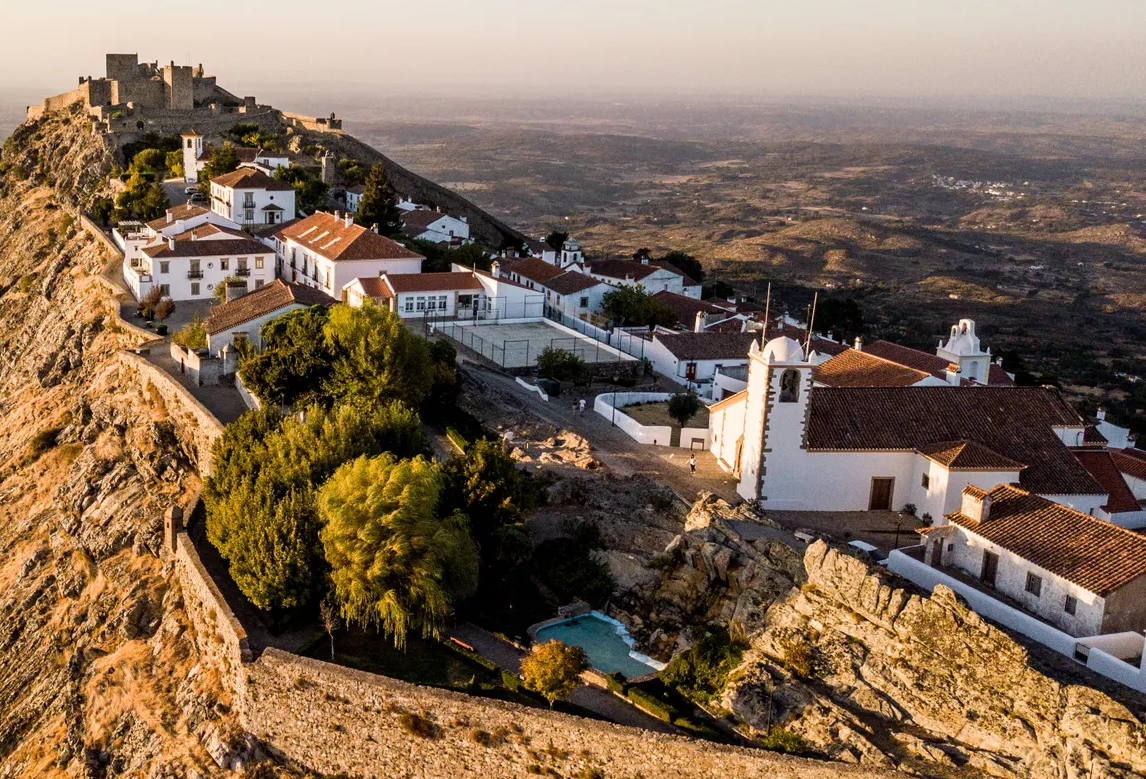
#> input picture Parte06/images/marvao/2.png, 1146 x 779 px, found by its file name
$ python main.py
#> lines starting #> are read from the running program, lines starting #| are printed output that depends on the picture; after the words box and inside, x2 and y2 are one past the last pixel; in counts of white or black regions, pixels touching at a corner belong together
#!/usr/bin/env python3
# shebang line for linux / mac

from copy import deepcopy
import glob
from random import randint
import cv2  # import the opencv library
# from matplotlib import pyplot as plt
import numpy as np
import argparse

# import matplotlib
# matplotlib.use('Agg')


def main():

    # ------------------------------------
    # Setu pargparse
    # ------------------------------------
    parser = argparse.ArgumentParser(
        prog='Traffic car couter',
        description='Counts cars',
        epilog='This is finished')

    # [5 lines of commented-out code are left out]

    parser.add_argument('-qi', '--query_image', type=str, default='images/machu_pichu/2.png')
    parser.add_argument('-ti', '--target_image', type=str, default='images/machu_pichu/1.png')

    args = vars(parser.parse_args())
    print(args)

    # ----------------------------------
    # Load the query and target images
    # ----------------------------------
    q_image = cv2.imread(args['query_image'])
#> q_image is the input picture: shape (779, 1146, 3); mean B, G, R 83, 104.3, 126.1
    q_gray_image = cv2.cvtColor(q_image, cv2.COLOR_BGR2GRAY)  # type: ignore

    t_image = cv2.imread(args['target_image'])
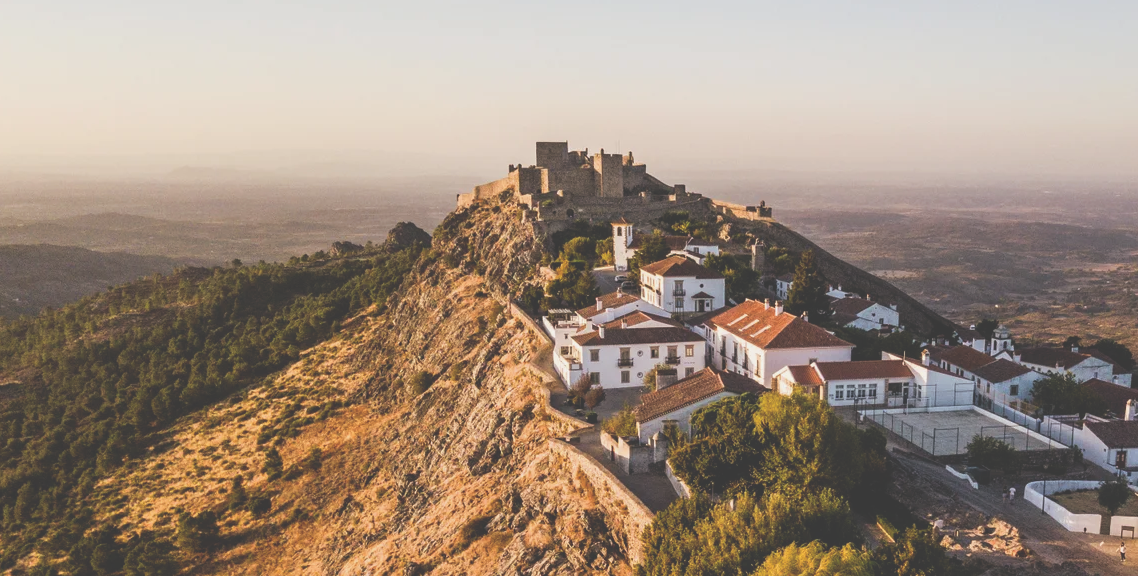
#> input picture Parte06/images/marvao/1.png, 1138 x 576 px, found by its file name
#> t_image is the input picture: shape (576, 1138, 3); mean B, G, R 124.3, 138.9, 156
    t_gray_image = cv2.cvtColor(t_image, cv2.COLOR_BGR2GRAY)  # type: ignore
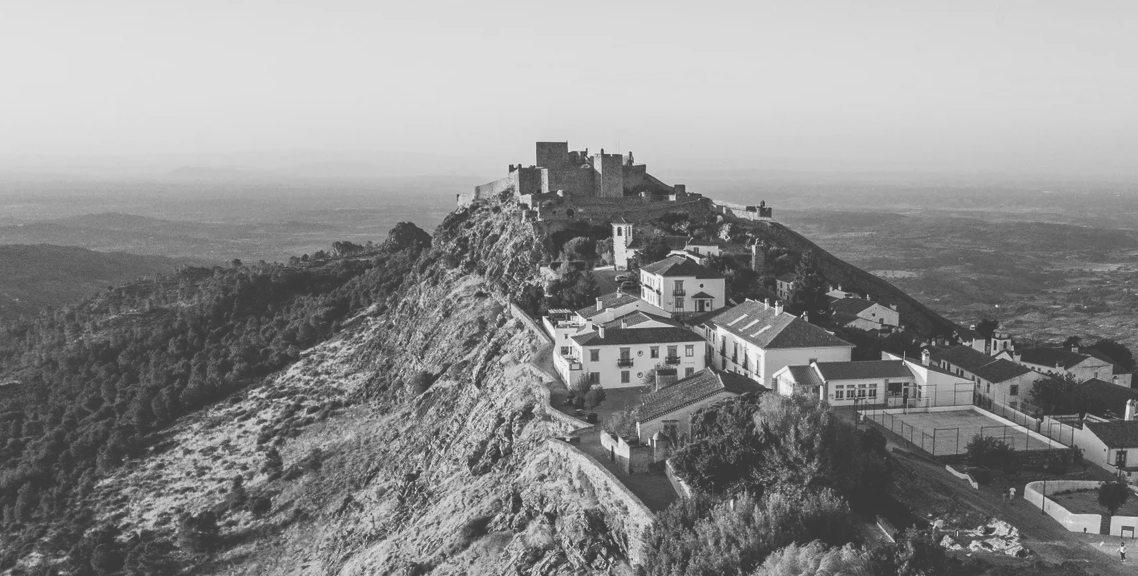
#> t_gray_image: shape (576, 1138); min 57, max 242, mean 142.3

    # ----------------------------------
    # Compute sift keypoints and descriptors
    # ----------------------------------
    sift = cv2.SIFT_create(nfeatures=500)  # create an object for the sift
    q_key_points, q_descriptors = sift.detectAndCompute(q_gray_image, None)
#> q_key_points = 500 keypoints; strongest (x, y, size): (271, 198, 2.3), (857, 339, 2.6), (317, 211, 2), (655, 441, 1.9)
    t_key_points, t_descriptors = sift.detectAndCompute(t_gray_image, None)
#> t_key_points = 500 keypoints; strongest (x, y, size): (747, 299, 1.8), (776, 303, 1.8), (672, 198, 4.4), (602, 150, 2.1)

    # Drawing the keypoints on the query image
    # q_image_gui = deepcopy(q_image)
    # for key_point in q_key_points:  # iterate all keypoints
    #     x = int(key_point.pt[0])
    #     y = int(key_point.pt[1])

    #     color = (randint(0, 255), randint(0, 255), randint(0, 255))
    #     radius = 30
    #     cv2.circle(q_image_gui, (x, y), radius, color, 3)  # type: ignore

    # # Drawing the keypoints on the target image
    # t_image_gui = deepcopy(t_image)
    # for key_point in t_key_points:  # iterate all keypoints
    #     x = int(key_point.pt[0])
    #     y = int(key_point.pt[1])

    #     color = (randint(0, 255), randint(0, 255), randint(0, 255))
    #     radius = 30
    #     cv2.circle(t_image_gui, (x, y), radius, color, 3)  # type: ignore

    # ----------------------------------
    # Feature matching (with David Lowe strategy)
    # ----------------------------------
    index_params = dict(algorithm=1, trees=15)
    search_params = dict(checks=50)
    flann_matcher = cv2.FlannBasedMatcher(index_params, search_params)
    best_matches = flann_matcher.knnMatch(q_descriptors, t_descriptors, k=2)
#> best_matches = 500 matches
    # k = 2 so that for every quaery_point we have the best and the second best matches

    q_image_gui = deepcopy(q_image)
    t_image_gui = deepcopy(t_image)
    # Create a list of matches
    matches = []
    for match_idx, match_vector in enumerate(best_matches):

        best_match = match_vector[0]  # to get the cv2.DMatch from the tuple [match = (cv2.DMatch)]

        # matches.append(best_match)  # taking the winnier, period
        second_best_match = match_vector[1]

        if best_match.distance < second_best_match.distance*0.75:
            matches.append(best_match)  # D. Lowe approach
        else:
            continue

        q_idx = best_match.queryIdx
        t_idx = best_match.trainIdx

        # retrieving the coordinates of the points that are associated in this match
        x_q, y_q = int(q_key_points[q_idx].pt[0]), int(q_key_points[q_idx].pt[1])
        x_t, y_t = int(t_key_points[t_idx].pt[0]), int(t_key_points[t_idx].pt[1])

        color = (randint(0, 255), randint(0, 255), randint(0, 255))
        cv2.circle(q_image_gui, (x_q, y_q), 30, color, 3)
        cv2.circle(t_image_gui, (x_t, y_t), 30, color, 3)
#> this loop made 500 passes
#> (t_idx, x_q, y_q, x_t, y_t, color) on passes 1 to 3: (18, 697, 319, 1127, 407, (197, 215, 20)), (426, 564, 260, 994, 348, (132, 248, 207)), (457, 223, 266, 653, 354, (155, 244, 183))
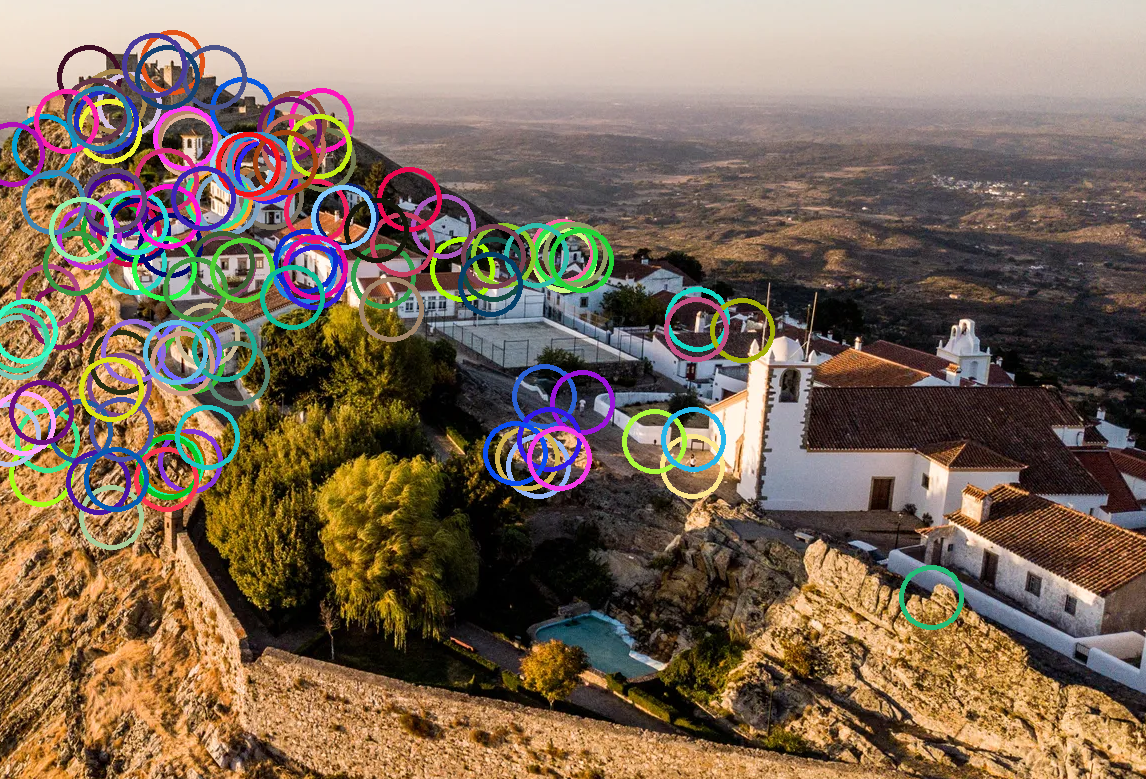
#> q_image_gui: shape (779, 1146, 3); 9.93% of pixels changed, all inside (x1, y1, x2, y2) = (0, 30, 964, 630)
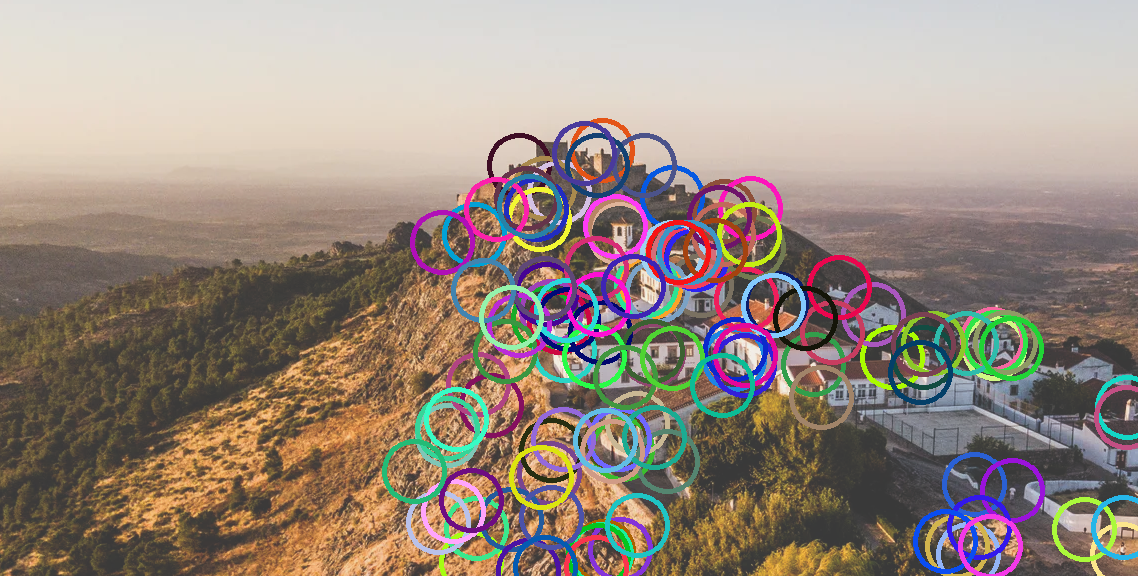
#> t_image_gui: shape (576, 1138, 3); 12.9% of pixels changed, all inside (x1, y1, x2, y2) = (382, 118, 1138, 576)
#> after the loop, matches = 173 matches

    # ------------------------------
    # Compute the transformation between images (homography)
    # q_key_points_nparray should be a numpy ndarray with size (n, 1, 2) of type np.float32
    # ------------------------------

    # Initialize the numpy arrays
    n = len(matches)
#> n = 173
    q_key_points_nparray = np.ndarray((n, 1, 2), dtype=np.float32)
#> q_key_points_nparray = 173 rows, first 8: [-9.48e-06, 4.57e-41], [-9.48e-06, 4.57e-41], [-2.02e+26, 3.06e-41], [-2.02e+26, 3.06e-41], [1.71e-43, 0], [1.72e-43, 0], [1.74e-43, 0], [1.75e-43, 0]
    t_key_points_nparray = np.ndarray((n, 1, 2), dtype=np.float32)
#> t_key_points_nparray = 173 rows, first 8: [-9.48e-06, 4.57e-41], [-9.48e-06, 4.57e-41], [-2.02e+26, 3.06e-41], [-2.02e+26, 3.06e-41], [6.11e-43, 0], [6.12e-43, 0], [6.14e-43, 0], [6.15e-43, 0]

    # Set the proper values
    for match_idx, match in enumerate(matches):
        q_idx = match.queryIdx
        t_idx = match.trainIdx

        x_q, y_q = q_key_points[q_idx].pt[0], q_key_points[q_idx].pt[1]
        x_t, y_t = t_key_points[t_idx].pt[0], t_key_points[t_idx].pt[1]

        t_key_points_nparray[match_idx, 0, 0] = x_t
        t_key_points_nparray[match_idx, 0, 1] = y_t

        q_key_points_nparray[match_idx, 0, 0] = x_q
        q_key_points_nparray[match_idx, 0, 1] = y_q
#> this loop made 173 passes
#> (q_idx, t_idx, x_q, y_q, x_t, y_t) on passes 1 to 3: (0, 18, 697.6, 319.4, 1127.6, 407.5), (1, 426, 564.8, 260.5, 994.8, 348.4), (2, 457, 223.6, 266.3, 653.9, 354.4)
#> after the loop, q_key_points_nparray = 173 rows, first 8: [697.6, 319.4], [564.8, 260.5], [223.6, 266.3], [223.6, 266.3], [383.2, 276.5], [383.2, 276.5], [271.5, 197.6], [271.5, 197.6]; t_key_points_nparray = 173 rows, first 8: [1127.6, 407.5], [994.8, 348.4], [653.9, 354.4], [653.9, 354.4], [813.2, 364.5], [813.2, 364.5], [701.4, 285.6], [701.4, 285.6]

    # Compute hte transformation from query_image to target_image
    H, _ = cv2.findHomography(q_key_points_nparray, t_key_points_nparray, cv2.RANSAC)
#> H = [[1, 1.62e-05, 430], [0.000158, 1, 87.99], [2.79e-07, 1.12e-07, 1]]

    height_t, width_t, _ = t_image.shape
#> height_t = 576; width_t = 1138
    height_q, width_q, _ = q_image.shape
#> height_q = 779; width_q = 1146

    q_image_transformed = cv2.warpPerspective(q_image, H, (width_t, height_t))  # type: ignore
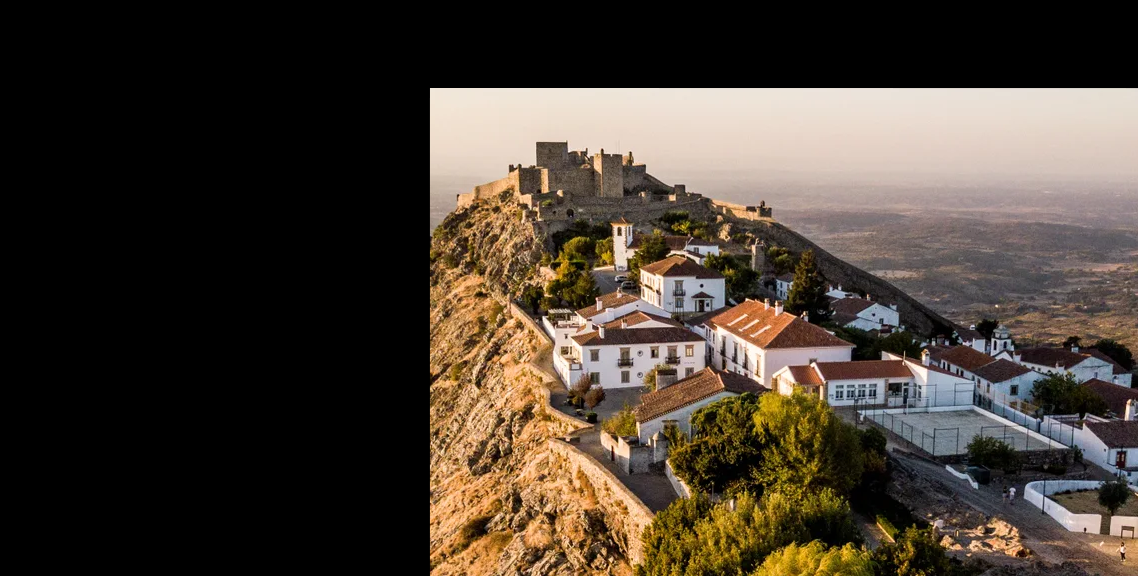
#> q_image_transformed: shape (576, 1138, 3); mean B, G, R 51.2, 61.3, 71.4

    print('t_image shape' + str(t_image.shape))
#| t_image shape(576, 1138, 3)
    print('q_image shape' + str(q_image.shape))
#| q_image shape(779, 1146, 3)
    print('q_image_transformed shape' + str(q_image_transformed.shape))
#| q_image_transformed shape(576, 1138, 3)

    # ------------------------------
    # Fusion or stitching
    # ------------------------------

    # alpha = how much the target image dominates (0.0–1.0)
    alpha = 0.8
    beta = 1 - alpha

    # ⚙️ Basic weighted blending
    mosaic_image = cv2.addWeighted(t_image, alpha, q_image_transformed, beta, 0)

    # ⚙️ Optional fix: replace black pixels from the transformed image
    mask_black = np.all(q_image_transformed == 0, axis=2)
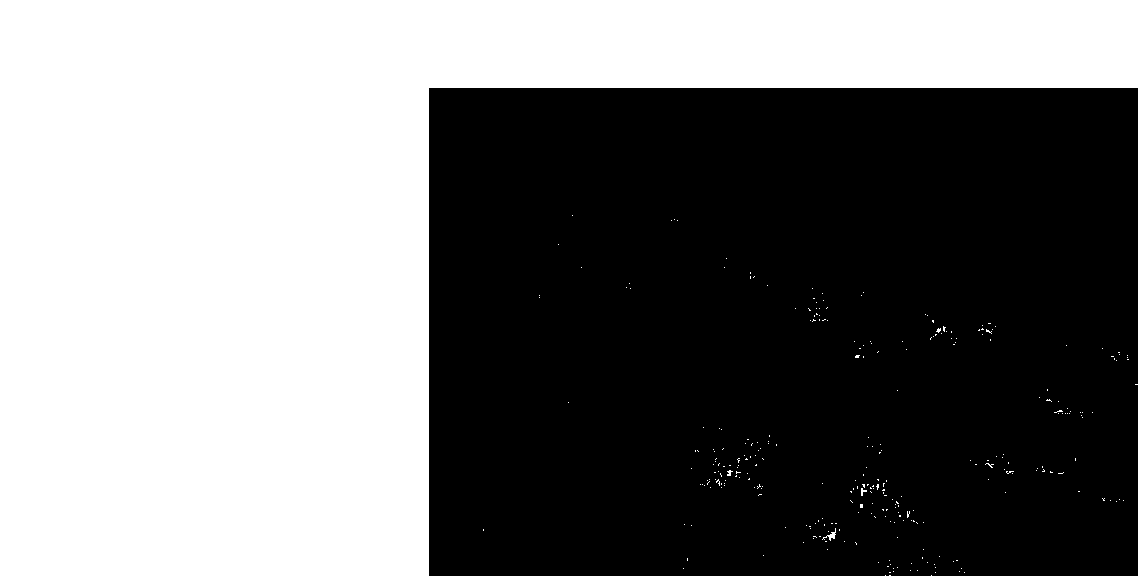
#> mask_black: shape (576, 1138) bool; 47.3% white; 297 white regions (293 under 20 px), largest, box (x1, y1, x2, y2) and area: (0, 0, 1138, 576) 309496, (822, 528, 836, 541) 54, (861, 488, 867, 496) 24, (727, 470, 733, 476) 21
    mosaic_image[mask_black] = t_image[mask_black]

    # Convert to uint8 (safe for display)
    mosaic_image = np.clip(mosaic_image, 0, 255).astype(np.uint8)

    # ⚙️ Display (same window style as before)
    win_name = 'mosaic_image'
    cv2.namedWindow(win_name, cv2.WINDOW_NORMAL)
    cv2.imshow(win_name, mosaic_image)


    cv2.waitKey(0)

    #
    # ------------------------------------
    # Open the video file
    # -------------------------------------


if __name__ == '__main__':
    main()
